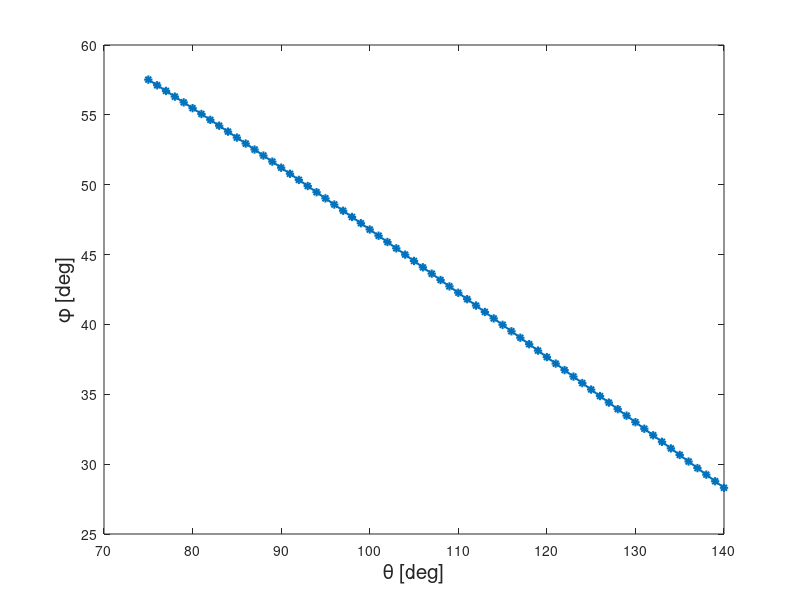

This figure's MATLAB source: (Note: this script raises an error after producing the figure.)
clc
clear all
close all
%% Reaction force calculations
Link_length = 0.880;
mg = 250;
Mg = mg+1200;
Seat_offset = 0.30093;
Spring_mount_distance = 0.665;
Spring_orig_distance = 0.60978;
Spring_force = 1500;
Link_distance = 0.15207;
theta = 90+[-15:1:50];
subtend_angle = atand(110/105);
% Moment conservation about G
% Sum(M) => Link_distance x R (downward)*sine(theta-46.33) + Seat_offset x Mg
for i=1:length(theta)
    Reaction_H(i) = Seat_offset*Mg/(Link_distance*sind(theta(i)-subtend_angle));
    %Fx for top four bar connector = 0
    Force_G_X(i) = Mg*cosd(180-theta(i))-Reaction_H(i);
    %Fy for top four bar connector = 0
    Force_G_Y(i) = Mg*sind(180-theta(i));
end


% figure(1)
% plot(theta,Reaction_H,'*-','LineWidth',1)
% hold on
% plot(theta,Force_G_X,'*-','LineWidth',1)
% plot(theta,Force_G_Y,'*-','LineWidth',1)
% xlabel('\theta [deg]','FontSize',15);
% ylabel('Force [Newton]','FontSize',15)
% legend('{R_3}','F_{GX}','F_{GY}','FontSize',12,'Orientation','Horizontal','Location','northeast','NumColumns',2)
% hold off
%Gas spring distances and computing instantaneous length of gas spring
Extra_angle = atand(203/575);
Instantaneous_Length_of_gas_spring = sqrt(Spring_mount_distance^2 + Spring_orig_distance^2-2*Spring_orig_distance*Spring_mount_distance*cosd(theta-Extra_angle));

% figure(2)
% plot(theta,Instantaneous_Length_of_gas_spring,'*-','LineWidth',1.5)
% hold on
% xlabel('\theta [deg]','FontSize',15);
% ylabel('\Gas spring length [deg]','FontSize',15)
% hold off

for i=1:length(theta)
    Phi_angle(i) = asind(Spring_orig_distance*sind(theta(i)-Extra_angle)/Instantaneous_Length_of_gas_spring(i));
end

figure(3)
plot(theta,Phi_angle,'*-','LineWidth',1.5)
hold on
xlabel('\theta [deg]','FontSize',15);
ylabel('\phi [deg]','FontSize',15)
hold off

%Internal reaction forces on the non-truss link
% Sum of force along link = 0
for i = 1:length(theta)
    Force_C_X(i) = Force_G_X(i) - Spring_force*cosd(Phi_angle(i));
    Force_C_Y(i) = Spring_force*sind(Phi_angle(i))-Force_G_Y(i);
end

% figure(4)
% plot(theta,Force_C_X,'*-','LineWidth',1)
% hold on
% plot(theta,Force_C_Y,'*-','LineWidth',1)
% xlabel('\theta [deg]','FontSize',15);
% ylabel('Force [Newton]','FontSize',15)
% legend('F_{CX}','F_{CY}','FontSize',12,'Orientation','Horizontal','Location','southeast','NumColumns',2)
% hold off

%Torque calculations
% T = mg*(L+so)-Fs*A
for i=1:length(theta)
    Torque(i) = (Mg*(Link_length*cosd(theta(i)-90)+Seat_offset)-Spring_force*Spring_mount_distance*sind(Phi_angle(i)));
    Torque1(i) = Force_G_Y(i)*Link_length-Spring_force*Spring_mount_distance*sind(Phi_angle(i));
end


%Reaction forces on A:
Lac = 0.5905;
Lad = 0.493;
for i=1:length(theta)
    Force_A_X(i) = Reaction_H(i)*cosd(theta(i)-90)+Force_C_X(i)*cosd(90-theta(i))-Force_C_Y(i)*cosd(180-theta(i));
    Force_A_Y(i) = 5000+Reaction_H(i)*sind(theta(i)-90)+Force_C_X(i)*sind(theta(i)-90)-Force_C_Y(i)*sind(180-theta(i));
    Moment_A(i) = Torque1(i)+Lac*Force_C_X(i)*sind(theta(i))+Lac*Force_C_Y(i)*sind(theta(i)-90)+Lad*Reaction_H(i)*sind(theta(i));
end




% figure(5)
% plot(theta,Torque,'*-','LineWidth',1)
% hold on
% plot(theta,Torque1,'*-','LineWidth',1)
% plot(theta,Moment_A,'*-','LineWidth',1)
% xlabel('\theta [deg]','FontSize',15);
% ylabel('Torque [N-m]','FontSize',15)
% legend('T_{theory}','T_{practical}','M_{A}','FontSize',12,'Orientation','Horizontal','Location','southeast','NumColumns',2)
% hold off

% figure(6)
% plot(theta,Force_A_X,'*-','LineWidth',1)
% hold on
% plot(theta,Force_A_Y,'*-','LineWidth',1)
% xlabel('\theta [deg]','FontSize',15);
% ylabel('Force [N]','FontSize',15)
% legend('F_{AX}','F_{AY}','FontSize',12,'Orientation','Horizontal','Location','southeast','NumColumns',2)
% hold off

[stress_Cpin,pind] = pinfind(Force_C_X,Force_C_Y,3,2);             %0.9 Lx20x3
[stress_Cpin2,pind] = pinfind(Force_C_X,Force_C_Y,4,2);            %1.1 Lx20x4
[stress_Cpin1,pind] = pinfind(Force_C_X,Force_C_Y,2.0,4);          %1.8 Bx32x2.0
[stress_Cpin3,pind] = pinfind(Force_C_X,Force_C_Y,2.6,4);          %2.26 Bx32x2.6
[stress_Cpin4,pind] = pinfind(Force_C_X,Force_C_Y,3.2,4);          %2.69 Bx32x3.2
[stress_Apin,pind] = pinfind(Force_A_X,Force_A_Y,3,4);             %3mm plt
[stress_Apin2,pind] = pinfind(Force_A_X,Force_A_Y,5,4);            %5mm plt
[stress_DHpin,pind] = pinfind(Reaction_H,zeros(size(Reaction_H)),3,2);    %0.9 Lx20x3
[stress_DHpin1,pind] = pinfind(Reaction_H,zeros(size(Reaction_H)),4,2);   %1.1 Lx20x4
[stress_DHpin2,pind] = pinfind(Reaction_H,zeros(size(Reaction_H)),5,2);   %1.8 Lx25x5 
[stress_DHpin3,pind] = pinfind(Reaction_H,zeros(size(Reaction_H)),2.6,4); %2.26 Bx32x2.6

Sy = ones(size(pind))*230/6;

figure(7)
plot(pind,Sy,'LineWidth',1)
hold on
plot(pind,stress_Cpin,'LineWidth',1)
plot(pind,stress_Cpin2,'LineWidth',1)
plot(pind,stress_Cpin1,'LineWidth',1)
plot(pind,stress_Cpin3,'LineWidth',1)
plot(pind,stress_Cpin4,'LineWidth',1)
xlabel('Pin Diameter [mm]','FontSize',15);
ylabel('Stress [N/mm^{2} or MPa]','FontSize',15)
legend('\sigma_{Y}/6','\sigma_{pinG_{Lx20x3}}','\sigma_{pinG_{Lx20x4}}','\sigma_{pinG_{Bx32x2}}','\sigma_{pinG_{Bx32x2.6}}','\sigma_{pinG_{Bx32x3.2}}','FontSize',15,'Orientation','Horizontal','Location','northeast','NumColumns',3)

figure(8)
plot(pind,Sy,'LineWidth',1)
hold on
plot(pind,stress_Apin,'LineWidth',1)
plot(pind,stress_Apin2,'LineWidth',1)
xlabel('Pin Diameter [mm]','FontSize',15);
ylabel('Stress [N/mm^{2} or MPa]','FontSize',15)
legend('\sigma_{Y}/6','\sigma_{pinA_{3mm-plt}}','\sigma_{pinA_{5mm-plt}}','FontSize',15,'Orientation','Horizontal','Location','northeast','NumColumns',3)

figure(9)
plot(pind,Sy,'LineWidth',1)
hold on
plot(pind,stress_DHpin,'LineWidth',1)
plot(pind,stress_DHpin1,'LineWidth',1)
plot(pind,stress_DHpin2,'LineWidth',1)
plot(pind,stress_DHpin3,'LineWidth',1)
xlabel('Pin Diameter [mm]','FontSize',15);
ylabel('Stress [N/mm^{2} or MPa]','FontSize',15)
legend('\sigma_{Y}/6','\sigma_{pinDH_{Lx20x3}}','\sigma_{pinDH_{Lx20x4}}','\sigma_{pinDH_{Lx25x5}}','\sigma_{pinDH_{Bx32x2.6}}','FontSize',15,'Orientation','Horizontal','Location','northeast','NumColumns',3)

A_DH = [1.12,1.45,2.16,2.25,2.88];    % L20x3, L20x4, L25x5               
A_CG = [1.12,1.45,2.30,2.88,3.42];
A_AC = [12.2,8.65,9.55,10.1,8.64];    % MCP100, L 90 x 60 x 6, L 100 x 65 x 6, L 100 x 75 x 6, Box 96 x 48 x 3.20, 
for i=1:length(A_DH)
[stress_DH(i,:),Uy,mass_DH(i)] = vonmises(Reaction_H,zeros(size(Reaction_H)),A_DH(i),'MS');   %0.9 Lx20x3
end

for i=1:length(A_CG)
[stress_CG(i,:),Uy,mass_CG(i)] = vonmises(Force_C_X,Force_C_Y,A_CG(i),'MS');
end

for i=1:length(A_AC)
[stress_AC(i,:),Uy,mass_AC(i)] = vonmises(Force_A_X,Force_A_Y,A_AC(i),'MS');
end

mass_DH = mass_DH*0.950;
mass_CG = mass_CG*0.950;
mass_AC = mass_AC*0.60;

figure(10)
plot(mass_DH,62.5*ones(size(A_DH)),'LineWidth',1)
hold on
plot(mass_DH,36.25*ones(size(A_DH)),'LineWidth',1)
plot(mass_DH,stress_DH,'LineWidth',1)
xlabel('Mass [Kg]','FontSize',15);
ylabel('Stress [MPa]','FontSize',15)
legend('\sigma_{Axial_{MS}}/4','\sigma_{shear_{MS}}/4','\sigma_{Axial_{DH}}','\sigma_{Shear_{DH}}','FontSize',15,'Orientation','Horizontal','Location','northeast','NumColumns',3)


figure(11)
plot(mass_CG,62.5*ones(size(A_CG)),'LineWidth',1)
hold on
plot(mass_CG,36.25*ones(size(A_CG)),'LineWidth',1)
plot(mass_CG,stress_CG,'LineWidth',1)
xlabel('Mass [Kg]','FontSize',15);
ylabel('Stress [MPa]','FontSize',15)
legend('\sigma_{Axial_{MS}}/4','\sigma_{shear_{MS}}/4','\sigma_{Axial_{CG}}','\sigma_{Shear_{CG}}','FontSize',15,'Orientation','Horizontal','Location','northeast','NumColumns',3)

figure(12)
plot(mass_AC,Uy*ones(size(A_AC)),'LineWidth',1)
hold on
plot(mass_AC,36.25*ones(size(A_AC)),'LineWidth',1)
plot(mass_AC,stress_AC,'LineWidth',1)
xlabel('Mass [Kg]','FontSize',15);
ylabel('Stress [MPa]','FontSize',15)
legend('\sigma_{Axial_{MS}}/4','\sigma_{shear_{MS}}/4','\sigma_{Axial_{AC}}','\sigma_{Shear_{AC}}','FontSize',15,'Orientation','Horizontal','Location','northeast','NumColumns',3)


function [stress,pindia] = pinfind(Fx,Fy,Thickness,no_of_contact)

pindia = [5:1:25];
for i=1:length(Fx)
    Resultant(i) = sqrt(Fx(i)*Fx(i)+Fy(i)*Fy(i));
end

F = max(Resultant);
for i=1:length(pindia)
stress(i) = F/(no_of_contact*Thickness*pindia(i));
end

end


function [Sv,Sy1,kgm] = vonmises(Fa,Fs,A,material)
    switch material
        case 'Al'
            rho = 2630;
            G = 26;
            Sy = (230*230+130*130-230*130)/(6*G);
        case 'MS'
            rho = 7860;
            G = 77.2;
            Sy = (250*250+145*145-250*145)/(6*G);
        case 'SS'
            rho = 7920;
            G = 75;
            Sy = (260*260+150*150-260*150)/(6*G);
    end
    
    Sa = max(abs(Fa))/(A*100);
    Ss = max(abs(Fs))/(A*100);
%   Sv = (Sa*Sa+Ss*Ss-Sa*Ss)/(6*G);
    Sv = [Sa;Ss];
    Sy1 = Sy;
    kgm = rho*A*1/10000;
end


